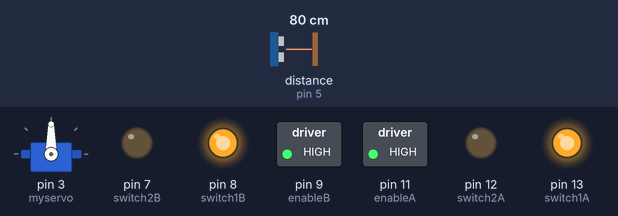
Bench run of a sketch on a simulated Arduino Uno, built with avr-gcc and run on an emulated ATmega328P. Parts: servo, switched loads named in the sketch (green lamp = pin HIGH), output pins drawn as LEDs (lit = HIGH). Wiring (inferred from the names in the program): ultrasonic range finder: trigger pin 4; echo pin 5. The test bench sets the inputs (shaded band); at power-on: distance to the obstacle (sensor on pin 5) 80 cm. The echo pulse lasts 58.3 µs per cm; pins used as bus, display or sensor lines are not drawn; what the sketch prints to the serial monitor is not drawn.

Above: at 1.2 s.
1.3 s: distance to the obstacle (sensor on pin 5) set to 23 cm
2.8 s: distance to the obstacle (sensor on pin 5) set to 18 cm
At 4.0 s:
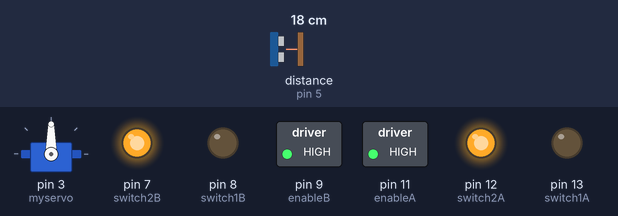
4.3 s: distance to the obstacle (sensor on pin 5) set to 26 cm
5.8 s: distance to the obstacle (sensor on pin 5) set to 33 cm
At 6.4 s:
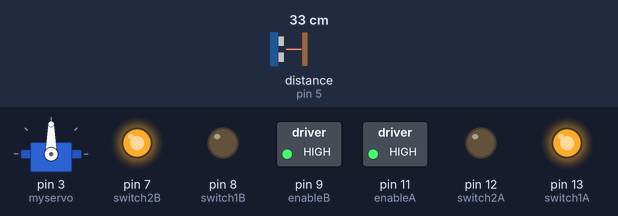
8.0 s: distance to the obstacle (sensor on pin 5) set to 2 cm
At 9.2 s:
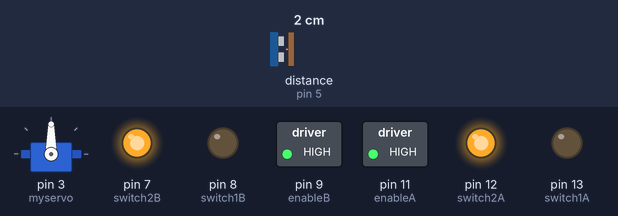
9.5 s: distance to the obstacle (sensor on pin 5) set to 35 cm
At 9.6 s:
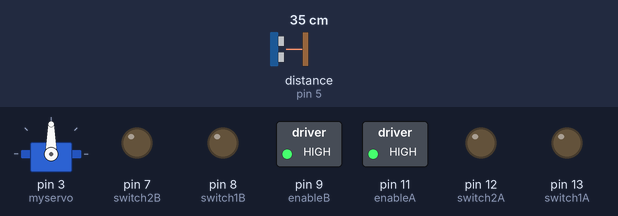
Timing chart, 0 to 12.5 s (numbered marks = the images above; inputs shaded):
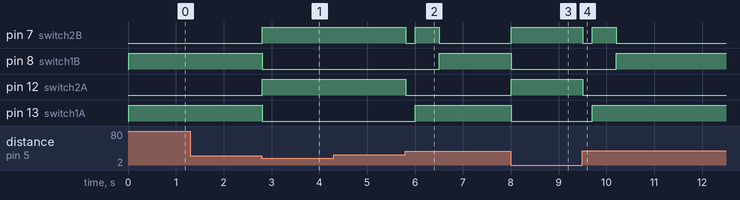

Measured:
- the behaviour switches between 21 and 20 cm on distance to the obstacle (sensor on pin 5) (found by bisection; images 0 and 1)
- the behaviour switches between 29 and 30 cm on distance to the obstacle (sensor on pin 5) (found by bisection; images 1 and 2)
- after the input at 2.8 s, pin 7 (switch2B), pin 12 (switch2A): LOW → HIGH at once; pin 8 (switch1B), pin 13 (switch1A): HIGH → LOW at once
- after the input at 5.8 s, pin 7 (switch2B): HIGH → LOW at once, → HIGH 0.20 s later, → LOW 0.50 s later; pin 8 (switch1B): LOW → HIGH after 0.71 s; pin 12 (switch2A): HIGH → LOW at once; pin 13 (switch1A): LOW → HIGH after 0.21 s
- after the input at 8.0 s, pin 7 (switch2B), pin 12 (switch2A): LOW → HIGH at once; pin 8 (switch1B), pin 13 (switch1A): HIGH → LOW at once
- after the input at 9.5 s, pin 7 (switch2B): HIGH → LOW at once, → HIGH 0.20 s later, → LOW 0.50 s later; pin 8 (switch1B): LOW → HIGH after 0.71 s; pin 12 (switch2A): HIGH → LOW at once; pin 13 (switch1A): LOW → HIGH after 0.21 s

The sketch:

robocar_lesson7_autonomous.ino
```cpp
//this piece of code will allow you to control
//a servo using timers and as well control an Ultrasonic Sensor
//AND using the arduino to send information to the computer for you to see
//that it is actually doing what you told it to do.

//Quick note for right now the pwm on the L293D
//module is not working on ENB so just set it to 255
//analogWrite(enableB,255)

//first include this library
#include <Servo.h>


//PING SENSOR STUFF
//these two pins are for the ultrasonic sensor
#define trigPin 4
#define echoPin 5


//SERVO STUFF
Servo myservo;  // create servo object to control a servo
                // a maximum of eight servo objects can be created
                // the servos require a pwm pin
//PWM pins are pins 3,5,6,9,10,11

//MOTOR STUFF
  #define MAXSPEED 250 //225/255
  #define MINSPEED 100 //100/255
  #define OFFSET 20 //this offset will be used to
  //compensate for one motor being stronger
  //it will be subtracted from the faster motor
  //you gotta figure that part out

//Motor A
int switch1A = 13;
int switch2A = 12;
int enableA = 11;


//Motor B
int switch1B = 8;
int switch2B = 7;
int enableB = 9;


int pos = 0;    // global variable to store the servo position
unsigned long oldTime = 0;//this variable is for the timer
bool latch = 0;//this statement can either be 1 or 0 only 2 allowed states

void setup()
{

  //This is for sending information to the computer
  Serial.begin (9600);

  //assign the pin states to each pin
  pinMode(trigPin, OUTPUT);
  pinMode(echoPin, INPUT);

  //motor pin setup
  pinMode(switch1A, OUTPUT);
  pinMode(switch2A, OUTPUT);
  pinMode(switch1B, OUTPUT);
  pinMode(switch2B, OUTPUT);
    pinMode(enableB, OUTPUT);
  pinMode(enableA, OUTPUT);

  //instead of using pinMode() you use the servo libraries function
  //in which you put in the format servoName.attach(PWMpin#)
  myservo.attach(3);  // attaches the servo on pin 3 to the servo object

analogWrite(enableA,255);
analogWrite(enableB,255);

}


void loop()
{

getUltrasonicDistance();

if(getUltrasonicDistance()<20)
{
 while(getUltrasonicDistance()<30)
 {

  digitalWrite(switch1A, LOW);
  digitalWrite(switch2A, HIGH);
  digitalWrite(switch1B, LOW);
  digitalWrite(switch2B, HIGH);
 }
  digitalWrite(switch1A, LOW);
  digitalWrite(switch2A, LOW);
  digitalWrite(switch1B, LOW);
  digitalWrite(switch2B, LOW);
 delay(200);

  digitalWrite(switch1A, HIGH);
  digitalWrite(switch2A, LOW);
  digitalWrite(switch1B, LOW);
  digitalWrite(switch2B, HIGH);
 delay(500);
}
else


  digitalWrite(switch1A, HIGH);
  digitalWrite(switch2A, LOW);
  digitalWrite(switch1B, HIGH);
  digitalWrite(switch2B, LOW);

//  //this function checks if its time for the servo to move position
//checkToSweepServo(10);
//  //for delay time try to use a small number like 20~5 milliseconds

}


long getUltrasonicDistance()
{
  //create number variables for both duration and distance
long duration, distance;

digitalWrite(trigPin, LOW);
delayMicroseconds(2);
  //Turn off the trigger ultrasonic speaker for 2 us.


digitalWrite(trigPin, HIGH);
delayMicroseconds(10);
 //  Turn on the sensor circuit
 //via the tigger pin.
 //The sensor circuit emits
 //a 40khz sound pulse
 //for 10 microseconds
 //_______|__|__|__|__|__|__|__________
 //this creates 8 pulses in 10 microseconds
digitalWrite(trigPin, LOW);
 //then turn off the trigger pin so it shuts of the 40khz pulses

 //During this time the
 //sound has been shot out
 //and is flying through air
 //and it will maybe bounce
 //off a wall or something big enough
 //if it does, it will echo off some object
 //then it will begin to return to the echo speaker

 //Now listen from the echo ultrasonic speaker.

 //pulseIn() measures the amount of time (in microseconds)
 //it takes the pin desired to change state
 //in this case its LOW and we are waiting till it hits HIGH.
duration = pulseIn(echoPin, HIGH);
 //if you want more info on pulseIn();
 //https://www.arduino.cc/en/Reference/PulseIn


distance = (duration/2) / 29.1;
  //from wikipedia  "In dry air at 20 °C (68 °F), the speed of sound is 343.2 metres per second"
  //(? us / 2)*(1 s / 1,000,000 us)*(100cm/1m)*(343.2m/s)
  //which turns into (? us / 2)*(1/29.1) [centimeters/second]

  //(1 second is 1,000,000 microseconds)
  //(100 centimeters is 1 meter)

  //Assuming you had a temperature sensor and want
  //a better reading a good practical equation that takes in temperature
  //is this one from wikipedia
  //331.3 + 0.606*(temperature In Celsius);

Serial.println(distance);
  //but anyways
  //to return the "distance"
return distance;
}


void checkToSweepServo(int delayTime)
{
  //millis() grabs the current time in milliseconds
  //and this current time is with respect to the
  //start of the arduino program, not absolute time
  //like a watch

  if(millis()-oldTime > delayTime)//subtract the current time with the old time
  //has the amount of delay time passed?
  {
    if(latch)
     {
      pos = pos +10;//add by one

        if(pos>180)
        //if once above 180 degrees
        //reset the latch
        {
         latch=0;
        }
     }

      else
      {
        pos = pos -10;

        if(pos<0)
        {
         latch=1;
        }
      }

  myservo.write(pos);
  //now finally write the position

  oldTime = millis();
  //and now update the old time
  //by grabbing the current time
  }


}


//and you are done
```
